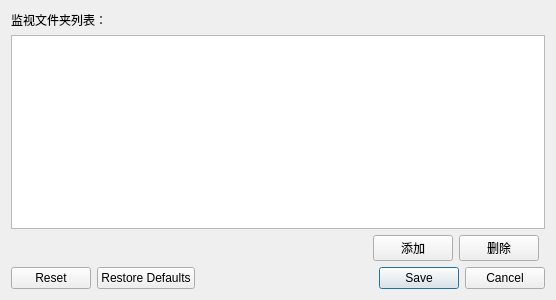
<?xml version="1.0" encoding="UTF-8"?>
<ui version="4.0">
 <class>MonitorFoldersSettingDialog</class>
 <widget class="QDialog" name="MonitorFoldersSettingDialog">
  <property name="geometry">
   <rect>
    <x>0</x>
    <y>0</y>
    <width>556</width>
    <height>300</height>
   </rect>
  </property>
  <property name="windowTitle">
   <string>监视文件夹设定</string>
  </property>
  <layout class="QGridLayout" name="gridLayout">
   <item row="2" column="1">
    <widget class="QPushButton" name="addButton">
     <property name="text">
      <string>添加</string>
     </property>
    </widget>
   </item>
   <item row="2" column="2">
    <widget class="QPushButton" name="deleteButton">
     <property name="text">
      <string>删除</string>
     </property>
    </widget>
   </item>
   <item row="2" column="0">
    <spacer name="horizontalSpacer">
     <property name="orientation">
      <enum>Qt::Horizontal</enum>
     </property>
     <property name="sizeHint" stdset="0">
      <size>
       <width>40</width>
       <height>20</height>
      </size>
     </property>
    </spacer>
   </item>
   <item row="1" column="0" colspan="4">
    <widget class="QListWidget" name="monitorFoldersListWidget"/>
   </item>
   <item row="0" column="0" colspan="4">
    <widget class="QLabel" name="label">
     <property name="text">
      <string>监视文件夹列表：</string>
     </property>
    </widget>
   </item>
   <item row="3" column="0" colspan="4">
    <widget class="QDialogButtonBox" name="buttonBox">
     <property name="orientation">
      <enum>Qt::Horizontal</enum>
     </property>
     <property name="standardButtons">
      <set>QDialogButtonBox::Cancel|QDialogButtonBox::Reset|QDialogButtonBox::RestoreDefaults|QDialogButtonBox::Save</set>
     </property>
    </widget>
   </item>
  </layout>
 </widget>
 <resources/>
 <connections>
  <connection>
   <sender>buttonBox</sender>
   <signal>accepted()</signal>
   <receiver>MonitorFoldersSettingDialog</receiver>
   <slot>accept()</slot>
   <hints>
    <hint type="sourcelabel">
     <x>248</x>
     <y>254</y>
    </hint>
    <hint type="destinationlabel">
     <x>157</x>
     <y>274</y>
    </hint>
   </hints>
  </connection>
  <connection>
   <sender>buttonBox</sender>
   <signal>rejected()</signal>
   <receiver>MonitorFoldersSettingDialog</receiver>
   <slot>reject()</slot>
   <hints>
    <hint type="sourcelabel">
     <x>316</x>
     <y>260</y>
    </hint>
    <hint type="destinationlabel">
     <x>286</x>
     <y>274</y>
    </hint>
   </hints>
  </connection>
 </connections>
</ui>
